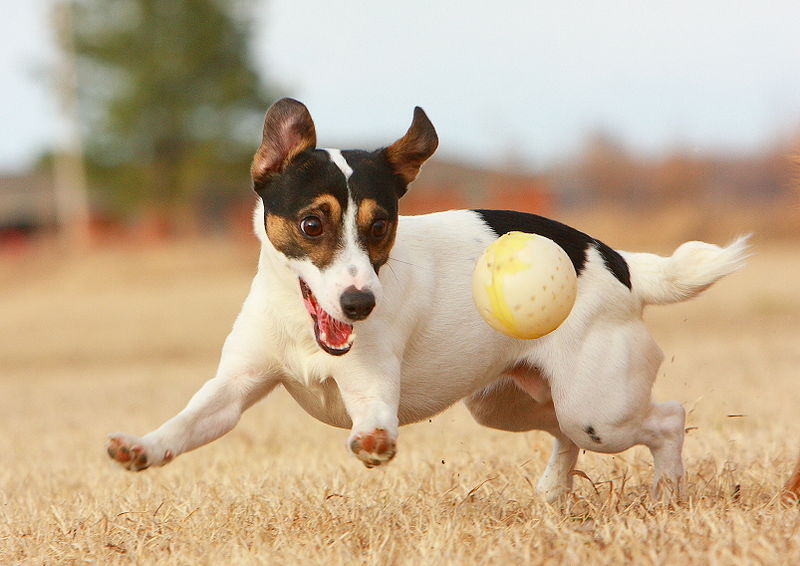
#> input picture test/image/test1.jpg, 800 x 566 px
$ python playground.py
#> lines starting #> are read from the running program, lines starting #| are printed output that depends on the picture
import numpy as np
import cv2
from matplotlib import pyplot as plt
from skimage import filters
from skimage import io

import numpy as np
from collections import deque

# Implementation of:
# Pierre Soille, Luc M. Vincent, "Determining watersheds in digital pictures via
# flooding simulations", Proc. SPIE 1360, Visual Communications and Image Processing
# '90: Fifth in a Series, (1 September 1990); doi: 10.1117/12.24211;
# http://dx.doi.org/10.1117/12.24211
class Watershed(object):
   MASK = -2
   WSHD = 0
   INIT = -1
   INQE = -3

   def __init__(self, levels = 256):
      self.levels = levels

   # Neighbour (coordinates of) pixels, including the given pixel.
   def _get_neighbors(self, height, width, pixel):
      return np.mgrid[
         max(0, pixel[0] - 1):min(height, pixel[0] + 2),
         max(0, pixel[1] - 1):min(width, pixel[1] + 2)
      ].reshape(2, -1).T

   def apply(self, image):
      current_label = 0
      flag = False
      fifo = deque()

      height, width = image.shape
      total = height * width
      labels = np.full((height, width), self.INIT, np.int32)

      reshaped_image = image.reshape(total)
      # [y, x] pairs of pixel coordinates of the flattened image.
      pixels = np.mgrid[0:height, 0:width].reshape(2, -1).T
      # Coordinates of neighbour pixels for each pixel.
      neighbours = np.array([self._get_neighbors(height, width, p) for p in pixels])
      if len(neighbours.shape) == 3:
         # Case where all pixels have the same number of neighbours.
         neighbours = neighbours.reshape(height, width, -1, 2)
      else:
         # Case where pixels may have a different number of pixels.
         neighbours = neighbours.reshape(height, width)

      indices = np.argsort(reshaped_image)
      sorted_image = reshaped_image[indices]
      sorted_pixels = pixels[indices]

      # self.levels evenly spaced steps from minimum to maximum.
      levels = np.linspace(sorted_image[0], sorted_image[-1], self.levels)
      level_indices = []
      current_level = 0

      # Get the indices that deleimit pixels with different values.
      for i in range(total):
         if sorted_image[i] > levels[current_level]:
            # Skip levels until the next highest one is reached.
            while sorted_image[i] > levels[current_level]: current_level += 1
            level_indices.append(i)
      level_indices.append(total)

      start_index = 0
      for stop_index in level_indices:
         # Mask all pixels at the current level.
         for p in sorted_pixels[start_index:stop_index]:
            labels[p[0], p[1]] = self.MASK
            # Initialize queue with neighbours of existing basins at the current level.
            for q in neighbours[p[0], p[1]]:
               # p == q is ignored here because labels[p] < WSHD
               if labels[q[0], q[1]] >= self.WSHD:
                  labels[p[0], p[1]] = self.INQE
                  fifo.append(p)
                  break

         # Extend basins.
         while fifo:
            p = fifo.popleft()
            # Label p by inspecting neighbours.
            for q in neighbours[p[0], p[1]]:
               # Don't set lab_p in the outer loop because it may change.
               lab_p = labels[p[0], p[1]]
               lab_q = labels[q[0], q[1]]
               if lab_q > 0:
                  if lab_p == self.INQE or (lab_p == self.WSHD and flag):
                     labels[p[0], p[1]] = lab_q
                  elif lab_p > 0 and lab_p != lab_q:
                     labels[p[0], p[1]] = self.WSHD
                     flag = False
               elif lab_q == self.WSHD:
                  if lab_p == self.INQE:
                     labels[p[0], p[1]] = self.WSHD
                     flag = True
               elif lab_q == self.MASK:
                  labels[q[0], q[1]] = self.INQE
                  fifo.append(q)

         # Detect and process new minima at the current level.
         for p in sorted_pixels[start_index:stop_index]:
            # p is inside a new minimum. Create a new label.
            if labels[p[0], p[1]] == self.MASK:
               current_label += 1
               fifo.append(p)
               labels[p[0], p[1]] = current_label
               while fifo:
                  q = fifo.popleft()
                  for r in neighbours[q[0], q[1]]:
                     if labels[r[0], r[1]] == self.MASK:
                        fifo.append(r)
                        labels[r[0], r[1]] = current_label

         start_index = stop_index

      return labels

w = Watershed()
image = cv2.imread('image/test1.jpg')
#> image is the input picture: shape (566, 800, 3); mean B, G, R 144, 172.8, 194.7
gray = cv2.cvtColor(image, cv2.COLOR_BGR2GRAY)
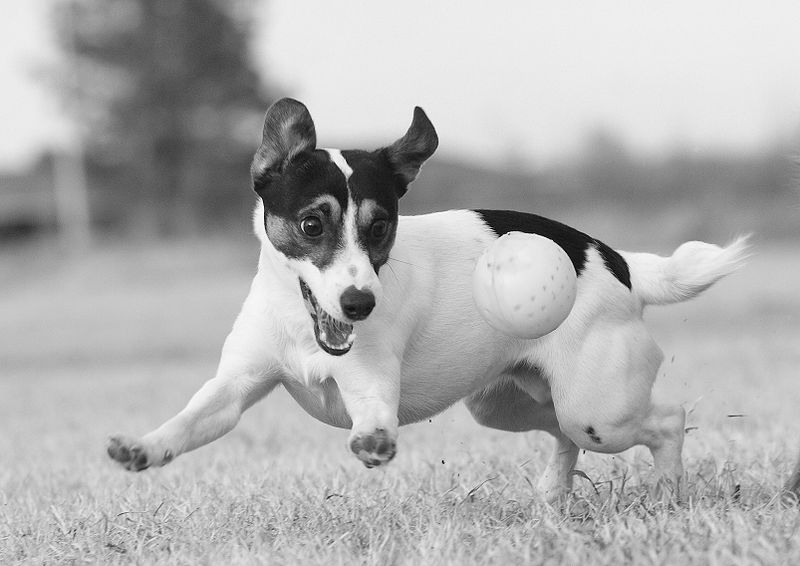
#> gray: shape (566, 800); min 0, max 255, mean 176.1
labels = w.apply(gray)
#> (the run stopped early here; a loop or call above may not have finished)
